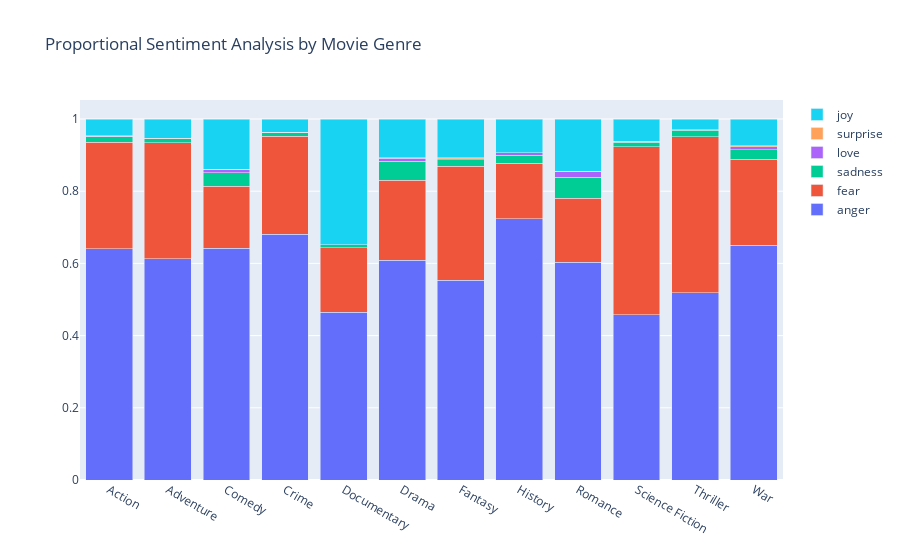

The notebook cell this image was saved under:
### Markdown cell above
We suppose uniform distribution

Given the high Chi-Square statistic and the low p-value, we reject the null hypothesis, which means there is a statistically significant difference in sentiment distribution across the different genres. In other words, the proportion of 'NEGATIVE' to 'POSITIVE' sentiments is not uniform across the genres.

This result can have various implications depending on the context. For instance, it might suggest that certain genres are more likely to evoke negative sentiments among viewers or critics, or it may reflect biases in the production of films within certain genres. Further investigation would be needed to understand the underlying causes of this distribution.

### Code cell
import plotly.graph_objects as go
import pandas as pd


all_genres = []
for index, row in merged_df.iterrows():
    genres = row['genres'].split(',')
    for genre in genres:
        if genre in genres_of_interest:
            all_genres.append({'Genre': genre, 'Emotion': row['most_frequent_emotion_x']})

flattened_df = pd.DataFrame(all_genres)

sentiment_count = flattened_df.groupby(['Genre', 'Emotion']).size().unstack().fillna(0)

proportions = sentiment_count.div(sentiment_count.sum(axis=1), axis=0)

# Creating the figure with stacked bars for proportions
fig = go.Figure(data=[
    go.Bar(name='anger', x=proportions.index, y=proportions['anger']),
    go.Bar(name='fear', x=proportions.index, y=proportions['fear']),
    go.Bar(name='sadness', x=proportions.index, y=proportions['sadness']),
    go.Bar(name='love', x=proportions.index, y=proportions['love']),
    go.Bar(name='surprise', x=proportions.index, y=proportions['surprise']),
    go.Bar(name='joy', x=proportions.index, y=proportions['joy'])
])

fig.update_layout(barmode='stack', title='Proportional Sentiment Analysis by Movie Genre')

fig.show()

fig_json = fig.to_json()

with open('figures/genre-emotion.json', 'w') as json_file:
    json.dump(json.loads(fig_json), json_file, indent=4)

### Figure 1 — Plotly figure (JSON) as saved in the notebook; plotly's stock layout.template omitted (floating-point values rounded to 4 significant figures)
{"data": [{"name": "anger", "type": "bar", "x": ["Action", "Adventure", "Comedy", "Crime", "Documentary", "Drama", "Fantasy", "History", "Romance", "Science Fiction", "Thriller", "War"], "y": [0.6404, 0.6127, 0.6426, 0.6806, 0.4651, 0.6084, 0.5528, 0.7241, 0.6028, 0.4581, 0.5183, 0.65]}, {"name": "fear", "type": "bar", "x": ["Action", "Adventure", "Comedy", "Crime", "Documentary", "Drama", "Fantasy", "History", "Romance", "Science Fiction", "Thriller", "War"], "y": [0.295, 0.3215, 0.1709, 0.2715, 0.1783, 0.222, 0.3169, 0.1536, 0.1774, 0.4651, 0.4327, 0.2382]}, {"name": "sadness", "type": "bar", "x": ["Action", "Adventure", "Comedy", "Crime", "Documentary", "Drama", "Fantasy", "History", "Romance", "Science Fiction", "Thriller", "War"], "y": [0.01517, 0.01097, 0.0381, 0.01163, 0.007752, 0.05256, 0.01737, 0.02194, 0.05853, 0.01279, 0.0172, 0.02647]}, {"name": "love", "type": "bar", "x": ["Action", "Adventure", "Comedy", "Crime", "Documentary", "Drama", "Fantasy", "History", "Romance", "Science Fiction", "Thriller", "War"], "y": [0.001957, 0.0008439, 0.007843, 0, 0, 0.008201, 0.002894, 0.00627, 0.01609, 0.001163, 0.00172, 0.008824]}, {"name": "surprise", "type": "bar", "x": ["Action", "Adventure", "Comedy", "Crime", "Documentary", "Drama", "Fantasy", "History", "Romance", "Science Fiction", "Thriller", "War"], "y": [0.0004892, 0.0008439, 0.001401, 0, 0, 0.001118, 0.002894, 0, 0.0004468, 0.001163, 0.0008602, 0.002941]}, {"name": "joy", "type": "bar", "x": ["Action", "Adventure", "Comedy", "Crime", "Documentary", "Drama", "Fantasy", "History", "Romance", "Science Fiction", "Thriller", "War"], "y": [0.04697, 0.05316, 0.1392, 0.03625, 0.3488, 0.1077, 0.1071, 0.09404, 0.1448, 0.06163, 0.02925, 0.07353]}], "layout": {"barmode": "stack", "title": {"text": "Proportional Sentiment Analysis by Movie Genre"}}}
